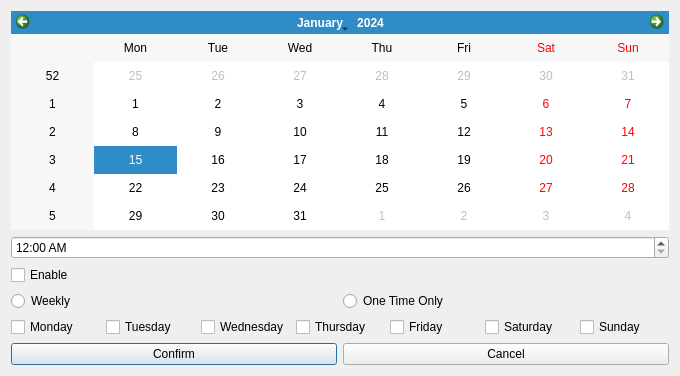
<?xml version="1.0" encoding="UTF-8"?>
<ui version="4.0">
 <class>SchedulerDialog</class>
 <widget class="QDialog" name="SchedulerDialog">
  <property name="geometry">
   <rect>
    <x>0</x>
    <y>0</y>
    <width>680</width>
    <height>376</height>
   </rect>
  </property>
  <property name="windowTitle">
   <string>Dialog</string>
  </property>
  <layout class="QGridLayout" name="gridLayout">
   <item row="0" column="0">
    <layout class="QVBoxLayout" name="verticalLayout">
     <item>
      <widget class="QCalendarWidget" name="calendarWidget"/>
     </item>
     <item>
      <widget class="QTimeEdit" name="timeEdit">
       <property name="maximumDateTime">
        <datetime>
         <hour>23</hour>
         <minute>59</minute>
         <second>59</second>
         <year>2000</year>
         <month>1</month>
         <day>1</day>
        </datetime>
       </property>
       <property name="currentSection">
        <enum>QDateTimeEdit::HourSection</enum>
       </property>
       <property name="displayFormat">
        <string>h:mm AP</string>
       </property>
      </widget>
     </item>
     <item>
      <widget class="QCheckBox" name="checkBox_Enable">
       <property name="text">
        <string>Enable</string>
       </property>
      </widget>
     </item>
     <item>
      <layout class="QHBoxLayout" name="horizontalLayout_2">
       <item>
        <widget class="QRadioButton" name="radioButton_Weekly">
         <property name="text">
          <string>Weekly</string>
         </property>
        </widget>
       </item>
       <item>
        <widget class="QRadioButton" name="radioButton_OneTimeOnly">
         <property name="text">
          <string>One Time Only</string>
         </property>
        </widget>
       </item>
      </layout>
     </item>
     <item>
      <layout class="QHBoxLayout" name="horizontalLayout">
       <item>
        <widget class="QCheckBox" name="checkBox_Monday">
         <property name="text">
          <string>Monday</string>
         </property>
        </widget>
       </item>
       <item>
        <widget class="QCheckBox" name="checkBox_Tuesday">
         <property name="text">
          <string>Tuesday</string>
         </property>
        </widget>
       </item>
       <item>
        <widget class="QCheckBox" name="checkBox_Wednesday">
         <property name="text">
          <string>Wednesday</string>
         </property>
        </widget>
       </item>
       <item>
        <widget class="QCheckBox" name="checkBox_Thursday">
         <property name="text">
          <string>Thursday</string>
         </property>
        </widget>
       </item>
       <item>
        <widget class="QCheckBox" name="checkBox_Friday">
         <property name="text">
          <string>Friday</string>
         </property>
        </widget>
       </item>
       <item>
        <widget class="QCheckBox" name="checkBox_Saturday">
         <property name="text">
          <string>Saturday</string>
         </property>
        </widget>
       </item>
       <item>
        <widget class="QCheckBox" name="checkBox_Sunday">
         <property name="text">
          <string>Sunday</string>
         </property>
        </widget>
       </item>
      </layout>
     </item>
     <item>
      <layout class="QHBoxLayout" name="horizontalLayout_3">
       <item>
        <widget class="QPushButton" name="pushButton_Confirm">
         <property name="text">
          <string>Confirm</string>
         </property>
        </widget>
       </item>
       <item>
        <widget class="QPushButton" name="pushButton_Cancel">
         <property name="text">
          <string>Cancel</string>
         </property>
        </widget>
       </item>
      </layout>
     </item>
    </layout>
   </item>
  </layout>
 </widget>
 <resources/>
 <connections/>
</ui>
